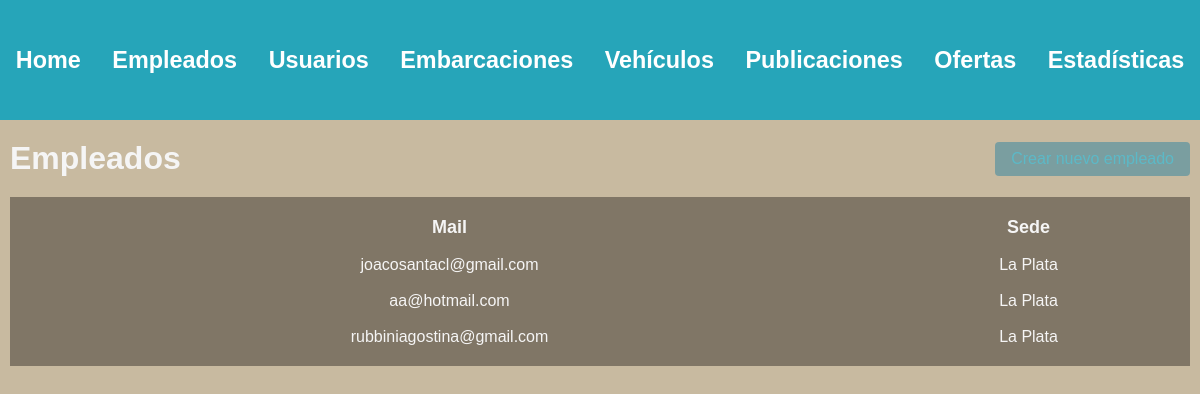
Page /administracion/empleados/ (signed in) on the earlier database version.
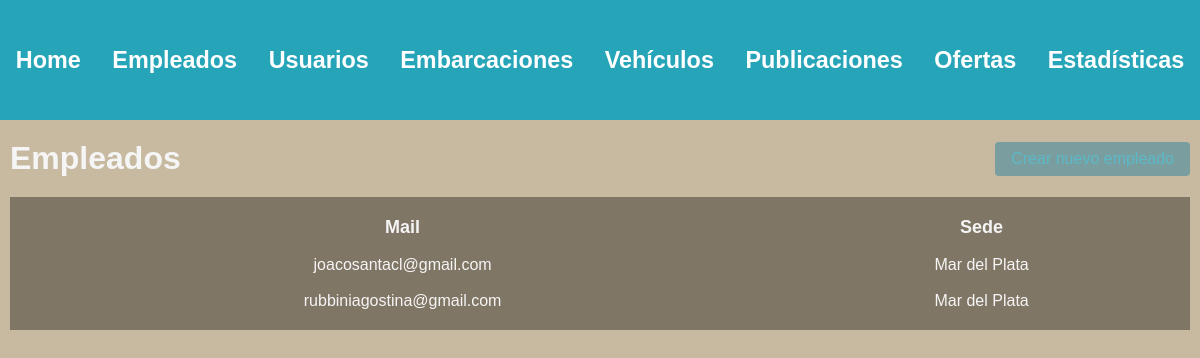
Same page on the later database version.
### usuarios/models.py (models this page shows, shortened)
class Usuario(AbstractBaseUser, PermissionsMixin):
    nombre = models.CharField(max_length=50)
    apellido = models.CharField(max_length=50)
    fecha_nacimiento = models.DateField()
    telefono = models.CharField(max_length=13)
    mail = models.EmailField(max_length=50, unique=True)
    password = models.CharField(max_length=128)
    is_staff= models.BooleanField(default=False)
    is_blocked= models.BooleanField(default=False)
    USERNAME_FIELD = 'mail'
    REQUIRED_FIELDS = ['nombre', 'apellido', 'fecha_nacimiento', 'telefono']

### empleados/models.py (models this page shows)
class Sede(models.Model):
    nombre = models.CharField(max_length=100, unique=True)

### administrador/views.py (the view)
# urls.py: path('', include('empleados.urls')),
@login_required(login_url=reverse_lazy('home'))
def empleados(request):
    user = request.user
    if not user.is_superuser:
        return redirect('home')
    empleados = Usuario.objects.filter(is_staff=True, is_superuser=False)
    for empleado in empleados:
        emple_sede = EmpleConSede.objects.get(user_id=empleado.id)
        sede = Sede.objects.get(id=emple_sede.sede_id)
        empleado.sede = sede.nombre
    return render(request, 'employees.html', {
        'empleados' : empleados
    })

### autenticacion/backend.py (called while the page is built)
    def get_user(self, user_id):
        UserModel = get_user_model()
        try:
            return UserModel.objects.get(pk=user_id)
        except UserModel.DoesNotExist:
            return None

### administrador/templates/employees.html (shortened to what this page needs)
{% extends 'layouts/navbar.html' %}
{% block content %}
<div class="header">
    <h1>Empleados</h1>
    <a href="{% url 'crear empleado' %}" class="btn btn-primary">Crear nuevo empleado</a>
</div>
{% if empleados %}
    <table>
        <thead>
            <tr>
                <th>Mail</th>
                <th>Sede</th>
            </tr>
        </thead>
        <tbody>
            {% for empleado in empleados %}
                <tr>
                    <td>{{empleado.mail}}</td>
                    <td>{{empleado.sede}}</td>
                </tr>
            {% endfor %}
        </tbody>
    </table>
{% else %}
    <h3>No existen empleados en la plataforma.</h3>
{% endif %}
{% endblock %}

Differences in the rows shown:
removed Usuario: mail "aa@hotmail.com", sede "La Plata"
changed through a linked row, Usuario "joacosantacl@gmail.com": sede "La Plata" → "Mar del Plata"
changed through a linked row, Usuario "rubbiniagostina@gmail.com": sede "La Plata" → "Mar del Plata"
